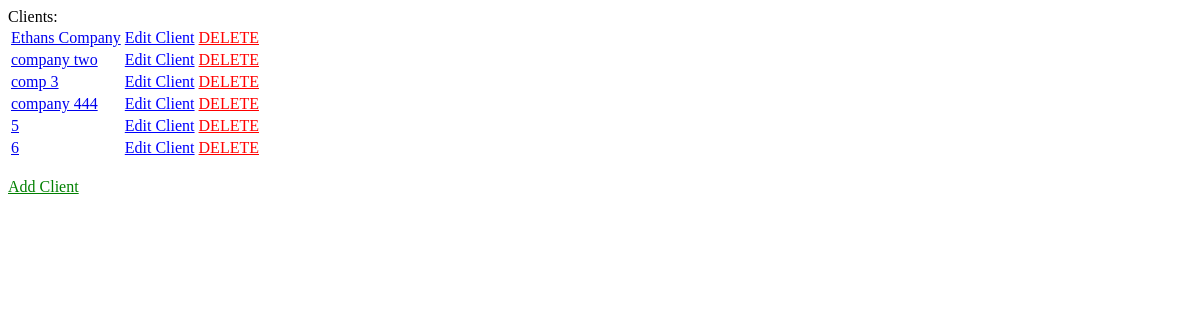
/GILTI/, run on an earlier commit of the app's database.
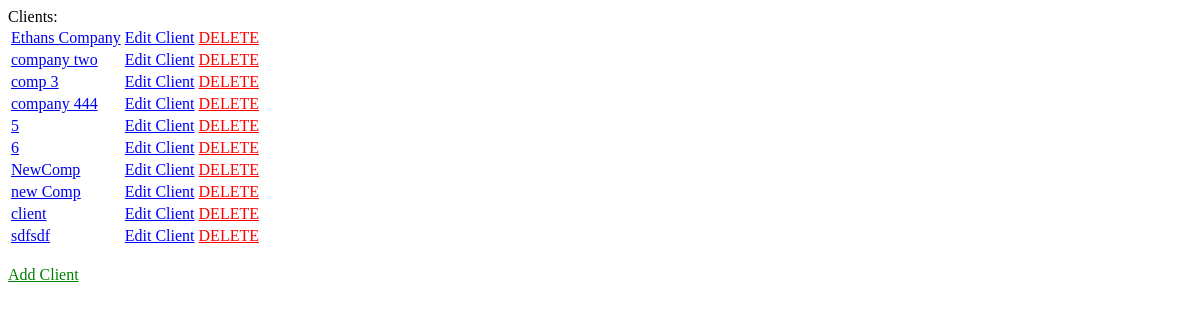
And on a later commit of the database.
### GILTI/models.py (models this page shows, shortened)
class Client(models.Model):
    id = models.AutoField(primary_key=True)
    name = models.CharField(max_length=30)
    year_end = models.DateField(blank=True, default=datetime.date.today)
    exp_alloc = models.FloatField(default=0)
    US_Rate = models.FloatField(default=0)
    tax_inc = models.FloatField(default=0)
    def __str__(self):
        return self.name

### GILTI/views.py (the view)
# urls.py: path('', views.ClientView.as_view(), name='clientview'),
class ClientView(generic.ListView):
    template_name = 'GILTI/clientview.html'
    def get_queryset(self):
        client_list = Client.objects.all()
        return client_list

### GILTI/templates/GILTI/clientview.html (shortened to what this page needs)
<div>
<table>
{% for client in client_list %}
    <div>
        <tr>
        <td><a href='{% url "GILTI:subdetail" client.id %}'>{{client}}</a></td>
        <td><a href='{% url "GILTI:updateclient" client.id %}' style="color: blue;">Edit Client</a></td>
        <td><a href='{% url "GILTI:clientdelete" client.id %}' style="color: red;">DELETE</a></td>
        </tr>
    </div>
{% endfor %}
</table>
<br>
<a href='{% url "GILTI:createclient" %}' style="color: green;">Add Client</a>

What changed in the data, as far as the page shows it:
added Client: name "NewComp"
added Client: name "new Comp"
added Client: name "client"
added Client: name "sdfsdf"
